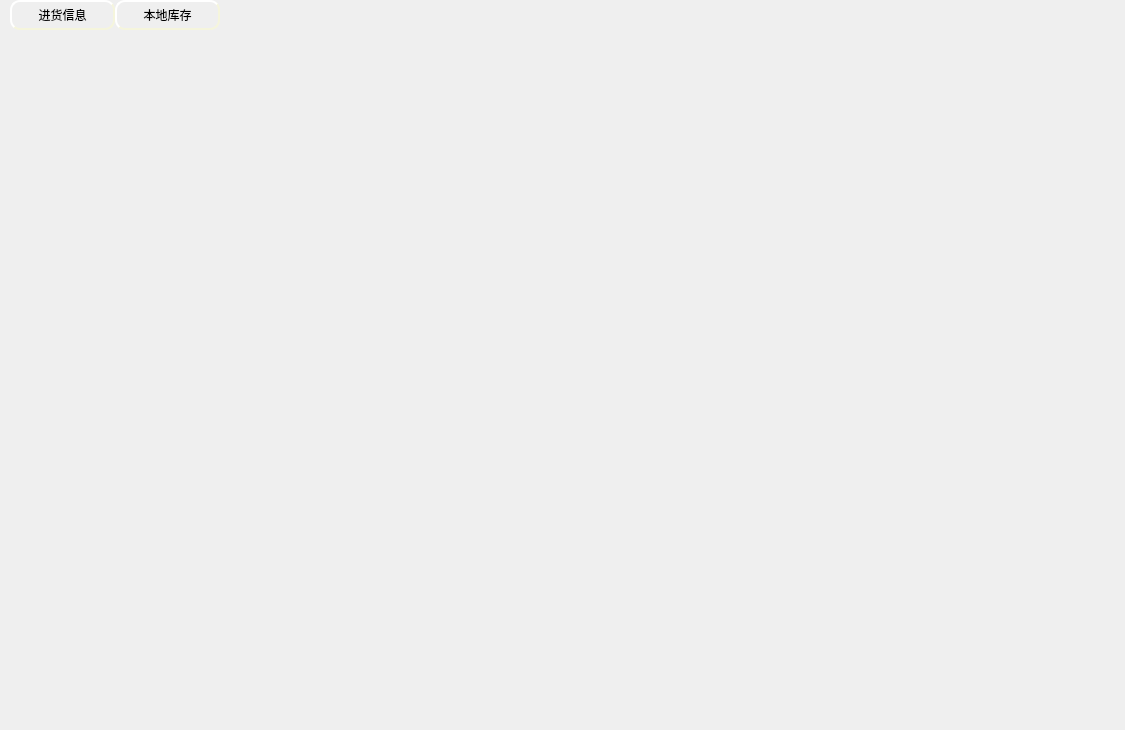
<?xml version="1.0" encoding="UTF-8"?>
<ui version="4.0">
 <class>LocalWidget</class>
 <widget class="QWidget" name="LocalWidget">
  <property name="geometry">
   <rect>
    <x>0</x>
    <y>0</y>
    <width>1125</width>
    <height>730</height>
   </rect>
  </property>
  <property name="windowTitle">
   <string>Form</string>
  </property>
  <widget class="QWidget" name="widget" native="true">
   <property name="geometry">
    <rect>
     <x>0</x>
     <y>35</y>
     <width>1125</width>
     <height>695</height>
    </rect>
   </property>
  </widget>
  <widget class="QPushButton" name="pb_localcom">
   <property name="geometry">
    <rect>
     <x>115</x>
     <y>0</y>
     <width>105</width>
     <height>30</height>
    </rect>
   </property>
   <property name="styleSheet">
    <string notr="true">QPushButton{
	background-image: url(:/ico/pb1.jpg);
    border-style: outset;
    border-width: 2px;
    border-radius: 10px;
    border-color: beige;
    min-width: 5em;
    padding: 6px;
}
QPushButton:hover
{
	
	background-image: url(:/ico/pb.jpg);
    border-style: inset;
}

QPushButton:pressed{
	
	background-image: url(:/ico/pb2.jpg);
    border-style: inset;
}


</string>
   </property>
   <property name="text">
    <string>本地库存</string>
   </property>
  </widget>
  <widget class="QPushButton" name="pb_come">
   <property name="geometry">
    <rect>
     <x>10</x>
     <y>0</y>
     <width>105</width>
     <height>30</height>
    </rect>
   </property>
   <property name="styleSheet">
    <string notr="true">QPushButton{
	background-image: url(:/ico/pb1.jpg);
    border-style: outset;
    border-width: 2px;
    border-radius: 10px;
    border-color: beige;
    min-width: 5em;
    padding: 6px;
}
QPushButton:hover
{
	
	background-image: url(:/ico/pb.jpg);
    border-style: inset;
}

QPushButton:pressed{
	
	background-image: url(:/ico/pb2.jpg);
    border-style: inset;
}


</string>
   </property>
   <property name="text">
    <string>进货信息</string>
   </property>
  </widget>
 </widget>
 <resources/>
 <connections/>
</ui>
